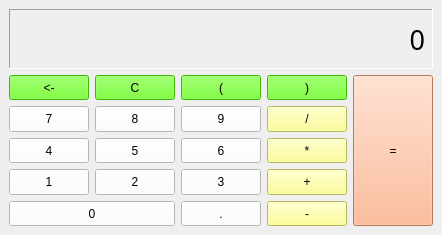
<?xml version="1.0" encoding="UTF-8"?>
<ui version="4.0">
 <class>MainWindow</class>
 <widget class="QMainWindow" name="MainWindow">
  <property name="geometry">
   <rect>
    <x>0</x>
    <y>0</y>
    <width>419</width>
    <height>235</height>
   </rect>
  </property>
  <property name="windowTitle">
   <string>계산기</string>
  </property>
  <property name="toolButtonStyle">
   <enum>Qt::ToolButtonIconOnly</enum>
  </property>
  <property name="animated">
   <bool>false</bool>
  </property>
  <widget class="QWidget" name="centralwidget">
   <layout class="QVBoxLayout" name="verticalLayout">
    <item>
     <widget class="QLabel" name="lblDisp">
      <property name="sizePolicy">
       <sizepolicy hsizetype="Preferred" vsizetype="Fixed">
        <horstretch>0</horstretch>
        <verstretch>0</verstretch>
       </sizepolicy>
      </property>
      <property name="minimumSize">
       <size>
        <width>0</width>
        <height>60</height>
       </size>
      </property>
      <property name="maximumSize">
       <size>
        <width>16777215</width>
        <height>60</height>
       </size>
      </property>
      <property name="font">
       <font>
        <family>굴림</family>
        <pointsize>20</pointsize>
        <weight>50</weight>
        <italic>false</italic>
        <bold>false</bold>
       </font>
      </property>
      <property name="styleSheet">
       <string notr="true">font: 20pt &quot;굴림&quot;;</string>
      </property>
      <property name="frameShape">
       <enum>QFrame::Panel</enum>
      </property>
      <property name="frameShadow">
       <enum>QFrame::Sunken</enum>
      </property>
      <property name="text">
       <string>0</string>
      </property>
      <property name="alignment">
       <set>Qt::AlignRight|Qt::AlignTrailing|Qt::AlignVCenter</set>
      </property>
     </widget>
    </item>
    <item>
     <layout class="QGridLayout" name="gridLayout">
      <item row="2" column="0">
       <widget class="QPushButton" name="btn4">
        <property name="sizePolicy">
         <sizepolicy hsizetype="Minimum" vsizetype="Minimum">
          <horstretch>0</horstretch>
          <verstretch>0</verstretch>
         </sizepolicy>
        </property>
        <property name="styleSheet">
         <string notr="true">font: 11pt &quot;HY견고딕&quot;;
background-color: rgb(255, 255, 255);</string>
        </property>
        <property name="text">
         <string>4</string>
        </property>
        <property name="shortcut">
         <string>4</string>
        </property>
        <attribute name="buttonGroup">
         <string notr="true">btnGroupDisp</string>
        </attribute>
       </widget>
      </item>
      <item row="1" column="1">
       <widget class="QPushButton" name="btn8">
        <property name="sizePolicy">
         <sizepolicy hsizetype="Minimum" vsizetype="Minimum">
          <horstretch>0</horstretch>
          <verstretch>0</verstretch>
         </sizepolicy>
        </property>
        <property name="styleSheet">
         <string notr="true">font: 11pt &quot;HY견고딕&quot;;
background-color: rgb(255, 255, 255);</string>
        </property>
        <property name="text">
         <string>8</string>
        </property>
        <property name="shortcut">
         <string/>
        </property>
        <attribute name="buttonGroup">
         <string notr="true">btnGroupDisp</string>
        </attribute>
       </widget>
      </item>
      <item row="0" column="4" rowspan="5">
       <widget class="QPushButton" name="btnResult">
        <property name="sizePolicy">
         <sizepolicy hsizetype="Minimum" vsizetype="Minimum">
          <horstretch>0</horstretch>
          <verstretch>0</verstretch>
         </sizepolicy>
        </property>
        <property name="styleSheet">
         <string notr="true">font: 11pt &quot;HY견고딕&quot;;
background-color: rgb(255, 170, 127);</string>
        </property>
        <property name="text">
         <string>=</string>
        </property>
        <property name="shortcut">
         <string>Enter</string>
        </property>
        <attribute name="buttonGroup">
         <string notr="true">btnGroupOp</string>
        </attribute>
       </widget>
      </item>
      <item row="4" column="2">
       <widget class="QPushButton" name="btnDot">
        <property name="sizePolicy">
         <sizepolicy hsizetype="Minimum" vsizetype="Minimum">
          <horstretch>0</horstretch>
          <verstretch>0</verstretch>
         </sizepolicy>
        </property>
        <property name="styleSheet">
         <string notr="true">font: 11pt &quot;HY견고딕&quot;;
background-color: rgb(255, 255, 255);</string>
        </property>
        <property name="text">
         <string>.</string>
        </property>
        <property name="shortcut">
         <string>.</string>
        </property>
        <attribute name="buttonGroup">
         <string notr="true">btnGroupDisp</string>
        </attribute>
       </widget>
      </item>
      <item row="0" column="0">
       <widget class="QPushButton" name="btnBack">
        <property name="sizePolicy">
         <sizepolicy hsizetype="Minimum" vsizetype="Minimum">
          <horstretch>0</horstretch>
          <verstretch>0</verstretch>
         </sizepolicy>
        </property>
        <property name="styleSheet">
         <string notr="true">font: 11pt &quot;HY견고딕&quot;;
background-color: rgb(85, 255, 0);</string>
        </property>
        <property name="text">
         <string>&lt;-</string>
        </property>
        <property name="shortcut">
         <string>Backspace</string>
        </property>
        <attribute name="buttonGroup">
         <string notr="true">btnGroupOp</string>
        </attribute>
       </widget>
      </item>
      <item row="2" column="3">
       <widget class="QPushButton" name="btnMul">
        <property name="sizePolicy">
         <sizepolicy hsizetype="Minimum" vsizetype="Minimum">
          <horstretch>0</horstretch>
          <verstretch>0</verstretch>
         </sizepolicy>
        </property>
        <property name="styleSheet">
         <string notr="true">font: 11pt &quot;HY견고딕&quot;;
background-color: rgb(255, 255, 127);</string>
        </property>
        <property name="text">
         <string>*</string>
        </property>
        <property name="shortcut">
         <string>*</string>
        </property>
        <attribute name="buttonGroup">
         <string notr="true">btnGroupDisp</string>
        </attribute>
       </widget>
      </item>
      <item row="1" column="3">
       <widget class="QPushButton" name="btnDivide">
        <property name="sizePolicy">
         <sizepolicy hsizetype="Minimum" vsizetype="Minimum">
          <horstretch>0</horstretch>
          <verstretch>0</verstretch>
         </sizepolicy>
        </property>
        <property name="styleSheet">
         <string notr="true">font: 11pt &quot;HY견고딕&quot;;
background-color: rgb(255, 255, 127);</string>
        </property>
        <property name="text">
         <string>/</string>
        </property>
        <attribute name="buttonGroup">
         <string notr="true">btnGroupDisp</string>
        </attribute>
       </widget>
      </item>
      <item row="2" column="1">
       <widget class="QPushButton" name="btn5">
        <property name="sizePolicy">
         <sizepolicy hsizetype="Minimum" vsizetype="Minimum">
          <horstretch>0</horstretch>
          <verstretch>0</verstretch>
         </sizepolicy>
        </property>
        <property name="styleSheet">
         <string notr="true">font: 11pt &quot;HY견고딕&quot;;
background-color: rgb(255, 255, 255);</string>
        </property>
        <property name="text">
         <string>5</string>
        </property>
        <property name="shortcut">
         <string>5</string>
        </property>
        <attribute name="buttonGroup">
         <string notr="true">btnGroupDisp</string>
        </attribute>
       </widget>
      </item>
      <item row="2" column="2">
       <widget class="QPushButton" name="btn6">
        <property name="sizePolicy">
         <sizepolicy hsizetype="Minimum" vsizetype="Minimum">
          <horstretch>0</horstretch>
          <verstretch>0</verstretch>
         </sizepolicy>
        </property>
        <property name="styleSheet">
         <string notr="true">font: 11pt &quot;HY견고딕&quot;;
background-color: rgb(255, 255, 255);</string>
        </property>
        <property name="text">
         <string>6</string>
        </property>
        <property name="shortcut">
         <string>6</string>
        </property>
        <attribute name="buttonGroup">
         <string notr="true">btnGroupDisp</string>
        </attribute>
       </widget>
      </item>
      <item row="0" column="2">
       <widget class="QPushButton" name="btnl">
        <property name="sizePolicy">
         <sizepolicy hsizetype="Minimum" vsizetype="Minimum">
          <horstretch>0</horstretch>
          <verstretch>0</verstretch>
         </sizepolicy>
        </property>
        <property name="styleSheet">
         <string notr="true">font: 11pt &quot;HY견고딕&quot;;
background-color: rgb(85, 255, 0);</string>
        </property>
        <property name="text">
         <string>(</string>
        </property>
        <property name="shortcut">
         <string>(</string>
        </property>
        <attribute name="buttonGroup">
         <string notr="true">btnGroupDisp</string>
        </attribute>
       </widget>
      </item>
      <item row="0" column="3">
       <widget class="QPushButton" name="btnr">
        <property name="sizePolicy">
         <sizepolicy hsizetype="Minimum" vsizetype="Minimum">
          <horstretch>0</horstretch>
          <verstretch>0</verstretch>
         </sizepolicy>
        </property>
        <property name="styleSheet">
         <string notr="true">font: 11pt &quot;HY견고딕&quot;;
background-color: rgb(85, 255, 0);</string>
        </property>
        <property name="text">
         <string>)</string>
        </property>
        <property name="shortcut">
         <string>)</string>
        </property>
        <attribute name="buttonGroup">
         <string notr="true">btnGroupDisp</string>
        </attribute>
       </widget>
      </item>
      <item row="0" column="1">
       <widget class="QPushButton" name="btnC">
        <property name="sizePolicy">
         <sizepolicy hsizetype="Minimum" vsizetype="Minimum">
          <horstretch>0</horstretch>
          <verstretch>0</verstretch>
         </sizepolicy>
        </property>
        <property name="styleSheet">
         <string notr="true">font: 11pt &quot;HY견고딕&quot;;
background-color: rgb(85, 255, 0);</string>
        </property>
        <property name="text">
         <string>C</string>
        </property>
        <attribute name="buttonGroup">
         <string notr="true">btnGroupOp</string>
        </attribute>
       </widget>
      </item>
      <item row="1" column="2">
       <widget class="QPushButton" name="btn9">
        <property name="sizePolicy">
         <sizepolicy hsizetype="Minimum" vsizetype="Minimum">
          <horstretch>0</horstretch>
          <verstretch>0</verstretch>
         </sizepolicy>
        </property>
        <property name="styleSheet">
         <string notr="true">font: 11pt &quot;HY견고딕&quot;;
background-color: rgb(255, 255, 255);</string>
        </property>
        <property name="text">
         <string>9</string>
        </property>
        <property name="shortcut">
         <string>9</string>
        </property>
        <attribute name="buttonGroup">
         <string notr="true">btnGroupDisp</string>
        </attribute>
       </widget>
      </item>
      <item row="1" column="0">
       <widget class="QPushButton" name="btn7">
        <property name="sizePolicy">
         <sizepolicy hsizetype="Minimum" vsizetype="Minimum">
          <horstretch>0</horstretch>
          <verstretch>0</verstretch>
         </sizepolicy>
        </property>
        <property name="styleSheet">
         <string notr="true">font: 11pt &quot;HY견고딕&quot;;
background-color: rgb(255, 255, 255);</string>
        </property>
        <property name="text">
         <string>7</string>
        </property>
        <property name="shortcut">
         <string/>
        </property>
        <attribute name="buttonGroup">
         <string notr="true">btnGroupDisp</string>
        </attribute>
       </widget>
      </item>
      <item row="3" column="0">
       <widget class="QPushButton" name="btn1">
        <property name="sizePolicy">
         <sizepolicy hsizetype="Minimum" vsizetype="Minimum">
          <horstretch>0</horstretch>
          <verstretch>0</verstretch>
         </sizepolicy>
        </property>
        <property name="styleSheet">
         <string notr="true">font: 11pt &quot;HY견고딕&quot;;
background-color: rgb(255, 255, 255);</string>
        </property>
        <property name="text">
         <string>1</string>
        </property>
        <property name="shortcut">
         <string>1</string>
        </property>
        <attribute name="buttonGroup">
         <string notr="true">btnGroupDisp</string>
        </attribute>
       </widget>
      </item>
      <item row="3" column="1">
       <widget class="QPushButton" name="btn2">
        <property name="sizePolicy">
         <sizepolicy hsizetype="Minimum" vsizetype="Minimum">
          <horstretch>0</horstretch>
          <verstretch>0</verstretch>
         </sizepolicy>
        </property>
        <property name="styleSheet">
         <string notr="true">font: 11pt &quot;HY견고딕&quot;;
background-color: rgb(255, 255, 255);</string>
        </property>
        <property name="text">
         <string>2</string>
        </property>
        <property name="shortcut">
         <string>2</string>
        </property>
        <attribute name="buttonGroup">
         <string notr="true">btnGroupDisp</string>
        </attribute>
       </widget>
      </item>
      <item row="3" column="2">
       <widget class="QPushButton" name="btn3">
        <property name="sizePolicy">
         <sizepolicy hsizetype="Minimum" vsizetype="Minimum">
          <horstretch>0</horstretch>
          <verstretch>0</verstretch>
         </sizepolicy>
        </property>
        <property name="styleSheet">
         <string notr="true">font: 11pt &quot;HY견고딕&quot;;
background-color: rgb(255, 255, 255);</string>
        </property>
        <property name="text">
         <string>3</string>
        </property>
        <property name="shortcut">
         <string>3</string>
        </property>
        <attribute name="buttonGroup">
         <string notr="true">btnGroupDisp</string>
        </attribute>
       </widget>
      </item>
      <item row="3" column="3">
       <widget class="QPushButton" name="btnPlus">
        <property name="sizePolicy">
         <sizepolicy hsizetype="Minimum" vsizetype="Minimum">
          <horstretch>0</horstretch>
          <verstretch>0</verstretch>
         </sizepolicy>
        </property>
        <property name="styleSheet">
         <string notr="true">font: 11pt &quot;HY견고딕&quot;;
background-color: rgb(255, 255, 127);</string>
        </property>
        <property name="text">
         <string>+</string>
        </property>
        <property name="shortcut">
         <string>+</string>
        </property>
        <attribute name="buttonGroup">
         <string notr="true">btnGroupDisp</string>
        </attribute>
       </widget>
      </item>
      <item row="4" column="0" colspan="2">
       <widget class="QPushButton" name="btn0">
        <property name="sizePolicy">
         <sizepolicy hsizetype="Minimum" vsizetype="Minimum">
          <horstretch>0</horstretch>
          <verstretch>0</verstretch>
         </sizepolicy>
        </property>
        <property name="styleSheet">
         <string notr="true">font: 11pt &quot;HY견고딕&quot;;
background-color: rgb(255, 255, 255);</string>
        </property>
        <property name="text">
         <string>0</string>
        </property>
        <property name="shortcut">
         <string>0</string>
        </property>
        <attribute name="buttonGroup">
         <string notr="true">btnGroupDisp</string>
        </attribute>
       </widget>
      </item>
      <item row="4" column="3">
       <widget class="QPushButton" name="btnMinus">
        <property name="sizePolicy">
         <sizepolicy hsizetype="Minimum" vsizetype="Minimum">
          <horstretch>0</horstretch>
          <verstretch>0</verstretch>
         </sizepolicy>
        </property>
        <property name="styleSheet">
         <string notr="true">font: 11pt &quot;HY견고딕&quot;;
background-color: rgb(255, 255, 127);</string>
        </property>
        <property name="text">
         <string>-</string>
        </property>
        <property name="shortcut">
         <string>-</string>
        </property>
        <attribute name="buttonGroup">
         <string notr="true">btnGroupDisp</string>
        </attribute>
       </widget>
      </item>
     </layout>
    </item>
   </layout>
  </widget>
 </widget>
 <resources/>
 <connections/>
 <buttongroups>
  <buttongroup name="btnGroupOp"/>
  <buttongroup name="btnGroupDisp"/>
 </buttongroups>
</ui>
